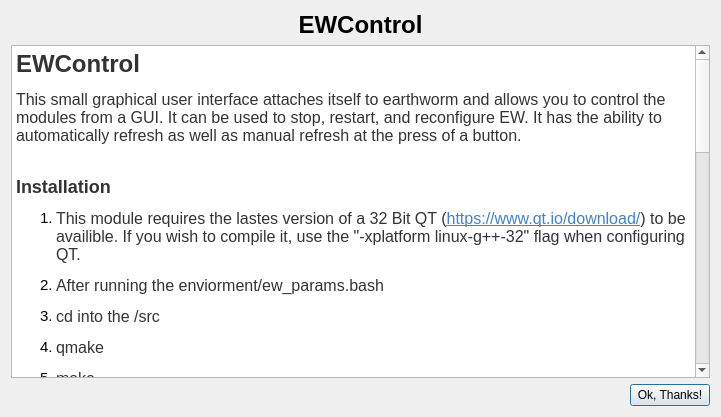
<?xml version="1.0" encoding="UTF-8"?>
<ui version="4.0">
 <class>AboutMe</class>
 <widget class="QDialog" name="AboutMe">
  <property name="geometry">
   <rect>
    <x>0</x>
    <y>0</y>
    <width>721</width>
    <height>417</height>
   </rect>
  </property>
  <property name="windowTitle">
   <string>Dialog</string>
  </property>
  <layout class="QVBoxLayout" name="verticalLayout">
   <item>
    <widget class="QLabel" name="label">
     <property name="font">
      <font>
       <pointsize>18</pointsize>
       <weight>75</weight>
       <bold>true</bold>
      </font>
     </property>
     <property name="text">
      <string>EWControl</string>
     </property>
     <property name="alignment">
      <set>Qt::AlignCenter</set>
     </property>
    </widget>
   </item>
   <item>
    <widget class="QTextBrowser" name="textBrowser">
     <property name="html">
      <string>&lt;!DOCTYPE HTML PUBLIC &quot;-//W3C//DTD HTML 4.0//EN&quot; &quot;http://www.w3.org/TR/REC-html40/strict.dtd&quot;&gt;
&lt;html&gt;&lt;head&gt;&lt;meta name=&quot;qrichtext&quot; content=&quot;1&quot; /&gt;&lt;style type=&quot;text/css&quot;&gt;
p, li { white-space: pre-wrap; }
&lt;/style&gt;&lt;/head&gt;&lt;body style=&quot; font-family:'Ubuntu'; font-size:11pt; font-weight:400; font-style:normal;&quot;&gt;
&lt;p style=&quot; margin-top:18px; margin-bottom:12px; margin-left:0px; margin-right:0px; -qt-block-indent:0; text-indent:0px;&quot;&gt;&lt;span style=&quot; font-family:'Helvetica Neue, Helvetica, Segoe UI, Arial, freesans, sans-serif'; font-size:xx-large; font-weight:600; color:#333333;&quot;&gt;EWControl&lt;/span&gt;&lt;/p&gt;
&lt;p style=&quot; margin-top:12px; margin-bottom:0px; margin-left:0px; margin-right:0px; -qt-block-indent:0; text-indent:0px;&quot;&gt;&lt;span style=&quot; font-family:'Helvetica Neue, Helvetica, Segoe UI, Arial, freesans, sans-serif'; font-size:12pt; color:#333333;&quot;&gt;This small graphical user interface attaches itself to earthworm and allows you to control the modules from a GUI. It can be used to stop, restart, and reconfigure EW. It has the ability to automatically refresh as well as manual refresh at the press of a button.&lt;/span&gt;&lt;/p&gt;
&lt;p style=&quot;-qt-paragraph-type:empty; margin-top:12px; margin-bottom:0px; margin-left:0px; margin-right:0px; -qt-block-indent:0; text-indent:0px; font-family:'Helvetica Neue, Helvetica, Segoe UI, Arial, freesans, sans-serif'; font-size:12pt; color:#333333;&quot;&gt;&lt;br /&gt;&lt;/p&gt;
&lt;p style=&quot; margin-top:0px; margin-bottom:0px; margin-left:0px; margin-right:0px; -qt-block-indent:0; text-indent:0px;&quot;&gt;&lt;a name=&quot;user-content-installation&quot;&gt;&lt;/a&gt;&lt;span style=&quot; font-family:'Helvetica Neue, Helvetica, Segoe UI, Arial, freesans, sans-serif'; font-size:x-large; font-weight:600; color:#333333;&quot;&gt;I&lt;/span&gt;&lt;span style=&quot; font-family:'Helvetica Neue, Helvetica, Segoe UI, Arial, freesans, sans-serif'; font-size:x-large; font-weight:600; color:#333333;&quot;&gt;nstallation&lt;/span&gt;&lt;/p&gt;
&lt;ol style=&quot;margin-top: 0px; margin-bottom: 0px; margin-left: 0px; margin-right: 0px; -qt-list-indent: 1;&quot;&gt;&lt;li style=&quot; margin-top:12px; margin-bottom:0px; margin-left:0px; margin-right:0px; -qt-block-indent:0; text-indent:0px;&quot;&gt;&lt;span style=&quot; font-family:'Helvetica Neue, Helvetica, Segoe UI, Arial, freesans, sans-serif'; font-size:12pt; color:#333333;&quot;&gt;This module requires the lastes version of a 32 Bit QT (&lt;/span&gt;&lt;a href=&quot;https://www.qt.io/download/&quot;&gt;&lt;span style=&quot; font-family:'Helvetica Neue, Helvetica, Segoe UI, Arial, freesans, sans-serif'; font-size:12pt; text-decoration: underline; color:#4183c4; background-color:transparent;&quot;&gt;https://www.qt.io/download/&lt;/span&gt;&lt;/a&gt;&lt;span style=&quot; font-family:'Helvetica Neue, Helvetica, Segoe UI, Arial, freesans, sans-serif'; font-size:12pt; color:#333333;&quot;&gt;) to be availible. If you wish to compile it, use the &amp;quot;-xplatform linux-g++-32&amp;quot; flag when configuring QT.&lt;/span&gt; &lt;/li&gt;
&lt;li style=&quot; margin-top:12px; margin-bottom:0px; margin-left:0px; margin-right:0px; -qt-block-indent:0; text-indent:0px;&quot;&gt;&lt;span style=&quot; font-family:'Helvetica Neue, Helvetica, Segoe UI, Arial, freesans, sans-serif'; font-size:12pt; color:#333333;&quot;&gt;After running the enviorment/ew_params.bash&lt;/span&gt; &lt;/li&gt;
&lt;li style=&quot; margin-top:12px; margin-bottom:0px; margin-left:0px; margin-right:0px; -qt-block-indent:0; text-indent:0px;&quot;&gt;&lt;span style=&quot; font-family:'Helvetica Neue, Helvetica, Segoe UI, Arial, freesans, sans-serif'; font-size:12pt; color:#333333;&quot;&gt;cd into the /src&lt;/span&gt; &lt;/li&gt;
&lt;li style=&quot; margin-top:12px; margin-bottom:0px; margin-left:0px; margin-right:0px; -qt-block-indent:0; text-indent:0px;&quot;&gt;&lt;span style=&quot; font-family:'Helvetica Neue, Helvetica, Segoe UI, Arial, freesans, sans-serif'; font-size:12pt; color:#333333;&quot;&gt;qmake&lt;/span&gt; &lt;/li&gt;
&lt;li style=&quot; margin-top:12px; margin-bottom:0px; margin-left:0px; margin-right:0px; -qt-block-indent:0; text-indent:0px;&quot;&gt;&lt;span style=&quot; font-family:'Helvetica Neue, Helvetica, Segoe UI, Arial, freesans, sans-serif'; font-size:12pt; color:#333333;&quot;&gt;make&lt;/span&gt; &lt;/li&gt;
&lt;li style=&quot; margin-top:12px; margin-bottom:0px; margin-left:0px; margin-right:0px; -qt-block-indent:0; text-indent:0px;&quot;&gt;&lt;span style=&quot; font-family:'Helvetica Neue, Helvetica, Segoe UI, Arial, freesans, sans-serif'; font-size:12pt; color:#333333;&quot;&gt;make install&lt;/span&gt;&lt;/li&gt;&lt;/ol&gt;
&lt;p style=&quot; margin-top:12px; margin-bottom:0px; margin-left:0px; margin-right:0px; -qt-block-indent:0; text-indent:0px;&quot;&gt;&lt;span style=&quot; font-family:'Helvetica Neue, Helvetica, Segoe UI, Arial, freesans, sans-serif'; font-size:12pt; color:#333333;&quot;&gt;That should be all that is required. Alternatively a statically compiled version is provided, just move the ewcontrol to the /bin folder.&lt;/span&gt;&lt;/p&gt;
&lt;p style=&quot;-qt-paragraph-type:empty; margin-top:12px; margin-bottom:0px; margin-left:0px; margin-right:0px; -qt-block-indent:0; text-indent:0px; font-family:'Helvetica Neue, Helvetica, Segoe UI, Arial, freesans, sans-serif'; font-size:12pt; color:#333333;&quot;&gt;&lt;br /&gt;&lt;/p&gt;
&lt;p style=&quot; margin-top:0px; margin-bottom:0px; margin-left:0px; margin-right:0px; -qt-block-indent:0; text-indent:0px;&quot;&gt;&lt;a name=&quot;user-content-use&quot;&gt;&lt;/a&gt;&lt;span style=&quot; font-family:'Helvetica Neue, Helvetica, Segoe UI, Arial, freesans, sans-serif'; font-size:x-large; font-weight:600; color:#333333;&quot;&gt;U&lt;/span&gt;&lt;span style=&quot; font-family:'Helvetica Neue, Helvetica, Segoe UI, Arial, freesans, sans-serif'; font-size:x-large; font-weight:600; color:#333333;&quot;&gt;se&lt;/span&gt;&lt;/p&gt;
&lt;ol style=&quot;margin-top: 0px; margin-bottom: 0px; margin-left: 0px; margin-right: 0px; -qt-list-indent: 1;&quot;&gt;&lt;li style=&quot; margin-top:12px; margin-bottom:0px; margin-left:0px; margin-right:0px; -qt-block-indent:0; text-indent:0px;&quot;&gt;&lt;span style=&quot; font-family:'Helvetica Neue, Helvetica, Segoe UI, Arial, freesans, sans-serif'; font-size:12pt; color:#333333;&quot;&gt;Add the MOD_GUISTATUS to the modules in earthworm.d&lt;/span&gt; &lt;/li&gt;
&lt;li style=&quot; margin-top:12px; margin-bottom:0px; margin-left:0px; margin-right:0px; -qt-block-indent:0; text-indent:0px;&quot;&gt;&lt;span style=&quot; font-family:'Helvetica Neue, Helvetica, Segoe UI, Arial, freesans, sans-serif'; font-size:12pt; color:#333333;&quot;&gt;run ewcontrol&lt;/span&gt; &lt;/li&gt;
&lt;li style=&quot; margin-top:12px; margin-bottom:0px; margin-left:0px; margin-right:0px; -qt-block-indent:0; text-indent:0px;&quot;&gt;&lt;span style=&quot; font-family:'Helvetica Neue, Helvetica, Segoe UI, Arial, freesans, sans-serif'; font-size:12pt; color:#333333;&quot;&gt;Go to the system menu and hit connect ( 30s after a succesfull conection it should show the status, alternatively you can manually refresh)&lt;/span&gt; &lt;/li&gt;
&lt;li style=&quot; margin-top:12px; margin-bottom:0px; margin-left:0px; margin-right:0px; -qt-block-indent:0; text-indent:0px;&quot;&gt;&lt;span style=&quot; font-family:'Helvetica Neue, Helvetica, Segoe UI, Arial, freesans, sans-serif'; font-size:12pt; color:#333333;&quot;&gt;Activate Auto Update if desired.&lt;/span&gt;&lt;/li&gt;&lt;/ol&gt;
&lt;p style=&quot;-qt-paragraph-type:empty; margin-top:12px; margin-bottom:0px; margin-left:0px; margin-right:0px; -qt-block-indent:0; text-indent:0px; font-family:'Helvetica Neue, Helvetica, Segoe UI, Arial, freesans, sans-serif'; font-size:12pt; color:#333333;&quot;&gt;&lt;br /&gt;&lt;/p&gt;
&lt;p style=&quot; margin-top:0px; margin-bottom:0px; margin-left:0px; margin-right:0px; -qt-block-indent:0; text-indent:0px;&quot;&gt;&lt;a name=&quot;user-content-to-do&quot;&gt;&lt;/a&gt;&lt;span style=&quot; font-family:'Helvetica Neue, Helvetica, Segoe UI, Arial, freesans, sans-serif'; font-size:x-large; font-weight:600; color:#333333;&quot;&gt;T&lt;/span&gt;&lt;span style=&quot; font-family:'Helvetica Neue, Helvetica, Segoe UI, Arial, freesans, sans-serif'; font-size:x-large; font-weight:600; color:#333333;&quot;&gt;o do:&lt;/span&gt;&lt;/p&gt;
&lt;ol style=&quot;margin-top: 0px; margin-bottom: 0px; margin-left: 0px; margin-right: 0px; -qt-list-indent: 1;&quot;&gt;&lt;li style=&quot; margin-top:12px; margin-bottom:0px; margin-left:0px; margin-right:0px; -qt-block-indent:0; text-indent:0px;&quot;&gt;&lt;span style=&quot; font-family:'Helvetica Neue, Helvetica, Segoe UI, Arial, freesans, sans-serif'; font-size:12pt; color:#333333;&quot;&gt;Maybe add the ability to change configuration files.&lt;/span&gt; &lt;/li&gt;
&lt;li style=&quot; margin-top:12px; margin-bottom:0px; margin-left:0px; margin-right:0px; -qt-block-indent:0; text-indent:0px;&quot;&gt;&lt;span style=&quot; font-family:'Helvetica Neue, Helvetica, Segoe UI, Arial, freesans, sans-serif'; font-size:12pt; color:#333333;&quot;&gt;Sense changes in configuration files and auto restart the proccesses.&lt;/span&gt; &lt;/li&gt;
&lt;li style=&quot; margin-top:12px; margin-bottom:0px; margin-left:0px; margin-right:0px; -qt-block-indent:0; text-indent:0px;&quot;&gt;&lt;span style=&quot; font-family:'Helvetica Neue, Helvetica, Segoe UI, Arial, freesans, sans-serif'; font-size:12pt; color:#333333;&quot;&gt;Add other statistics.&lt;/span&gt;&lt;/li&gt;&lt;/ol&gt;
&lt;p style=&quot;-qt-paragraph-type:empty; margin-top:12px; margin-bottom:0px; margin-left:0px; margin-right:0px; -qt-block-indent:1; text-indent:0px; font-family:'Helvetica Neue, Helvetica, Segoe UI, Arial, freesans, sans-serif'; font-size:12pt; color:#333333;&quot;&gt;&lt;br /&gt;&lt;/p&gt;
&lt;p style=&quot; margin-top:12px; margin-bottom:0px; margin-left:0px; margin-right:0px; -qt-block-indent:0; text-indent:0px;&quot;&gt;&lt;span style=&quot; font-family:'Helvetica Neue, Helvetica, Segoe UI, Arial, freesans, sans-serif'; font-size:12pt; color:#333333;&quot;&gt;If anyone is interested in this proyect or would like to help, contact me!&lt;/span&gt;&lt;/p&gt;
&lt;p style=&quot;-qt-paragraph-type:empty; margin-top:12px; margin-bottom:0px; margin-left:0px; margin-right:0px; -qt-block-indent:0; text-indent:0px; font-family:'Helvetica Neue, Helvetica, Segoe UI, Arial, freesans, sans-serif'; font-size:12pt; color:#333333;&quot;&gt;&lt;br /&gt;&lt;/p&gt;
&lt;p style=&quot; margin-top:0px; margin-bottom:0px; margin-left:0px; margin-right:0px; -qt-block-indent:0; text-indent:0px;&quot;&gt;&lt;a name=&quot;user-content-credits&quot;&gt;&lt;/a&gt;&lt;span style=&quot; font-family:'Helvetica Neue, Helvetica, Segoe UI, Arial, freesans, sans-serif'; font-weight:600; color:#777777;&quot;&gt;C&lt;/span&gt;&lt;span style=&quot; font-family:'Helvetica Neue, Helvetica, Segoe UI, Arial, freesans, sans-serif'; font-weight:600; color:#777777;&quot;&gt;redits:&lt;/span&gt;&lt;/p&gt;
&lt;ul style=&quot;margin-top: 0px; margin-bottom: 0px; margin-left: 0px; margin-right: 0px; -qt-list-indent: 1;&quot;&gt;&lt;li style=&quot; margin-top:12px; margin-bottom:0px; margin-left:0px; margin-right:0px; -qt-block-indent:0; text-indent:0px;&quot;&gt;&lt;span style=&quot; font-family:'Helvetica Neue, Helvetica, Segoe UI, Arial, freesans, sans-serif'; font-size:12pt; color:#333333;&quot;&gt;The people over at Instrumental Software Technologies, Inc. (ISTI) @ &lt;/span&gt;&lt;a href=&quot;http://www.isti.com/&quot;&gt;&lt;span style=&quot; font-family:'Helvetica Neue, Helvetica, Segoe UI, Arial, freesans, sans-serif'; font-size:12pt; text-decoration: underline; color:#4183c4; background-color:transparent;&quot;&gt;http://www.isti.com/&lt;/span&gt;&lt;/a&gt; &lt;/li&gt;
&lt;li style=&quot; margin-top:12px; margin-bottom:0px; margin-left:0px; margin-right:0px; -qt-block-indent:0; text-indent:0px;&quot;&gt;&lt;span style=&quot; font-family:'Helvetica Neue, Helvetica, Segoe UI, Arial, freesans, sans-serif'; font-size:12pt; color:#333333;&quot;&gt;Everyone who has ever worked with in the development of earthworm @&lt;/span&gt;&lt;a href=&quot;http://earthwormcentral.org/&quot;&gt;&lt;span style=&quot; font-family:'Helvetica Neue, Helvetica, Segoe UI, Arial, freesans, sans-serif'; font-size:12pt; text-decoration: underline; color:#4183c4; background-color:transparent;&quot;&gt;http://earthwormcentral.org&lt;/span&gt;&lt;/a&gt; &lt;/li&gt;
&lt;li style=&quot; margin-top:12px; margin-bottom:0px; margin-left:0px; margin-right:0px; -qt-block-indent:0; text-indent:0px;&quot;&gt;&lt;span style=&quot; font-family:'Helvetica Neue, Helvetica, Segoe UI, Arial, freesans, sans-serif'; font-size:12pt; color:#333333;&quot;&gt;The QT Community @ &lt;/span&gt;&lt;a href=&quot;http://qt-project.org/&quot;&gt;&lt;span style=&quot; font-family:'Helvetica Neue, Helvetica, Segoe UI, Arial, freesans, sans-serif'; font-size:12pt; text-decoration: underline; color:#4183c4; background-color:transparent;&quot;&gt;http://qt-project.org/&lt;/span&gt;&lt;/a&gt;&lt;/li&gt;&lt;/ul&gt;
&lt;p style=&quot; margin-top:12px; margin-bottom:0px; margin-left:0px; margin-right:0px; -qt-block-indent:0; text-indent:0px;&quot;&gt;&lt;span style=&quot; font-family:'Helvetica Neue, Helvetica, Segoe UI, Arial, freesans, sans-serif'; font-size:12pt; color:#333333;&quot;&gt;Thanks,&lt;/span&gt;&lt;/p&gt;
&lt;p style=&quot; margin-top:12px; margin-bottom:0px; margin-left:0px; margin-right:0px; -qt-block-indent:0; text-indent:0px;&quot;&gt;&lt;span style=&quot; font-family:'Helvetica Neue, Helvetica, Segoe UI, Arial, freesans, sans-serif'; font-size:12pt; color:#333333;&quot;&gt;Francisco J Hernandez.&lt;/span&gt;&lt;/p&gt;
&lt;p style=&quot;-qt-paragraph-type:empty; margin-top:12px; margin-bottom:0px; margin-left:0px; margin-right:0px; -qt-block-indent:0; text-indent:0px; font-family:'Helvetica Neue, Helvetica, Segoe UI, Arial, freesans, sans-serif'; font-size:12pt; color:#333333;&quot;&gt;&lt;br /&gt;&lt;/p&gt;&lt;/body&gt;&lt;/html&gt;</string>
     </property>
    </widget>
   </item>
   <item>
    <layout class="QHBoxLayout" name="horizontalLayout">
     <item>
      <spacer name="horizontalSpacer">
       <property name="orientation">
        <enum>Qt::Horizontal</enum>
       </property>
       <property name="sizeHint" stdset="0">
        <size>
         <width>40</width>
         <height>20</height>
        </size>
       </property>
      </spacer>
     </item>
     <item>
      <widget class="QPushButton" name="pushButton">
       <property name="text">
        <string>Ok, Thanks!</string>
       </property>
      </widget>
     </item>
    </layout>
   </item>
  </layout>
 </widget>
 <resources/>
 <connections/>
</ui>
